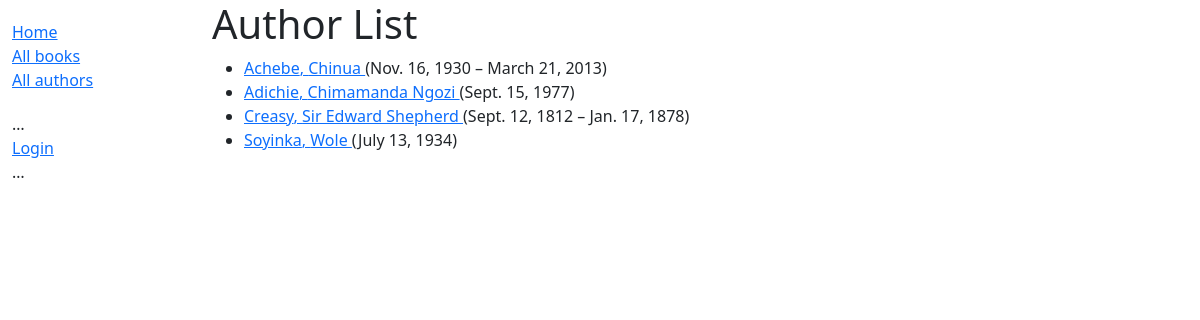
The app's page /catalog/authors/, older data.
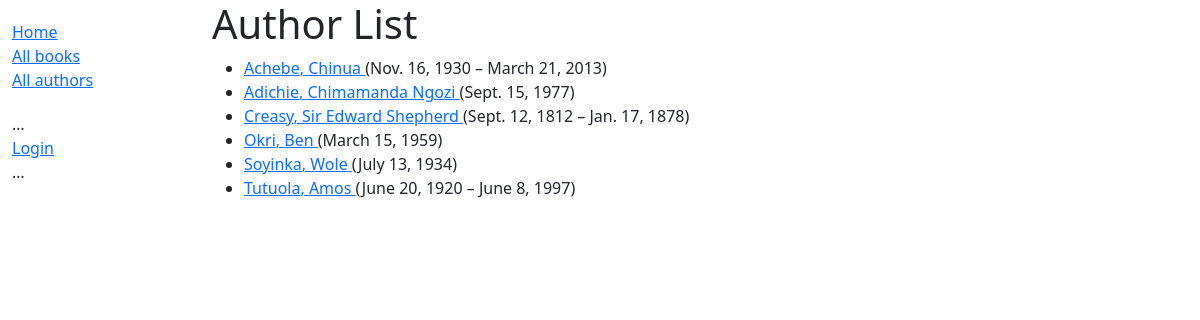
The same page, newer data.
### catalog/models.py (models this page shows, shortened)
class Author(models.Model):
    first_name = models.CharField(max_length=100)
    last_name = models.CharField(max_length=100)
    date_of_birth = models.DateField(null=True, blank=True)
    date_of_death = models.DateField('Died', null=True, blank=True)
    class Meta:
        ordering = ['last_name', 'first_name']
    def get_absolute_url(self):
        return reverse('author-detail', args=[str(self.id)])
    def display_genre(self):
        """Create a string for the Genre. This is required to display
        genre in Admin"""
        return ', '.join(genre.name for genre in self.genre.all()[:3])
    display_genre.short_description = 'Genre'

### catalog/views.py (the view)
# urls.py: path('authors/', views.AuthorListView.as_view(), name='authors'),
class AuthorListView(generic.ListView):
    model = Author
    paginate_by = 10
    template_name = 'catalog/author_list.html'

### catalog/templates/catalog/author_list.html
{% extends "base_generic.html" %}
{% block content %}
  <h1>Author List</h1>
  {% if author_list %}
    <ul>
      {% for author in author_list %}
        <li>
          <a href="{{ author.get_absolute_url }}">
            {{ author.last_name }}, {{ author.first_name }}
          </a>
          {% if author.date_of_birth %}
            ({{ author.date_of_birth }}{% if author.date_of_death %} – {{ author.date_of_death }}{% endif %})
          {% endif %}
        </li>
      {% endfor %}
    </ul>
  {% else %}
    <p>No authors available.</p>
  {% endif %}
{% endblock %}

Row changes from the older to the newer data that the page shows:
added Author: last_name "Okri", first_name "Ben", date_of_birth "March 15, 1959"
added Author: last_name "Tutuola", first_name "Amos", date_of_birth "June 20, 1920", date_of_death "June 8, 1997"
